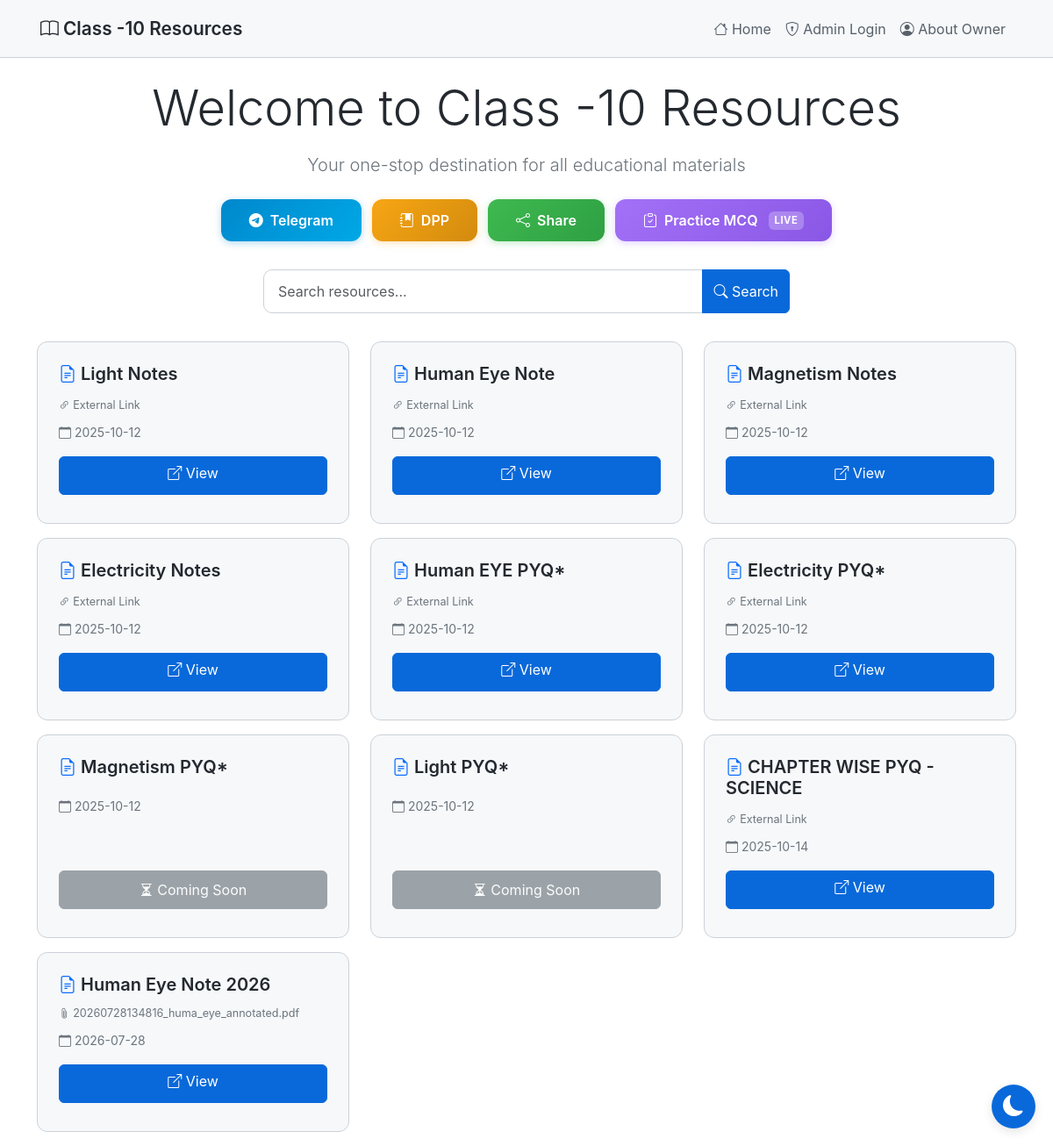
The page / on the database its author committed.
### tables this page shows
CREATE TABLE "resources"
                     (id INTEGER PRIMARY KEY AUTOINCREMENT,
                      name TEXT NOT NULL,
                      link TEXT,
                      filename TEXT,
                      created_at TIMESTAMP DEFAULT CURRENT_TIMESTAMP);

### app.py (the view)
@app.route('/')
def index():
    conn = sqlite3.connect('database.db')
    conn.row_factory = sqlite3.Row
    c = conn.cursor()
    search_query = request.args.get('search', '')
    if search_query:
        c.execute('SELECT * FROM resources WHERE name LIKE ? ORDER BY created_at ASC',
                  ('%' + search_query + '%',))
    else:
        c.execute('SELECT * FROM resources ORDER BY created_at ASC')
    resources = c.fetchall()
    c.execute('SELECT * FROM owner_info WHERE id = 1')
    owner_info = c.fetchone()
    c.execute('SELECT * FROM dpps ORDER BY created_at DESC')
    dpps = c.fetchall()
    conn.close()
    is_admin = 'admin' in session
    return render_template('index.html', resources=resources, is_admin=is_admin,
                          search_query=search_query, owner_info=owner_info, dpps=dpps)

### templates/index.html (shortened to what this page needs)
{% extends "base.html" %}
{% block content %}
<div class="text-center my-3">
    <h1 class="display-4 mb-3">Welcome to Class -10 Resources</h1>
    <p class="lead text-secondary">Your one-stop destination for all educational materials</p>
</div>
<div class="action-buttons">
    {% if owner_info %}
    <a href="{{ owner_info['telegram_link'] }}" target="_blank" class="action-btn btn-telegram">
        <i class="bi bi-telegram"></i> Telegram
    </a>
    {% endif %}
    <a href="{{ url_for('dpp_page') }}" class="action-btn btn-dpp">
        <i class="bi bi-journal-bookmark-fill"></i> DPP
    </a>
    <button onclick="shareWebsite()" class="action-btn btn-share">
        <i class="bi bi-share"></i> Share
    </button>
    <a href="{{ url_for('practice_mcq') }}" class="action-btn btn-mcq btn-mcq-highlight" title="Practice MCQs">
        <i class="bi bi-clipboard-check"></i> Practice MCQ
        <span class="coming-soon-badge">Live</span>
    </a>
</div>
<div class="search-container">
    <form method="GET" action="{{ url_for('index') }}">
        <div class="input-group">
            <input type="text" name="search" id="searchInput" class="form-control search-input"
                   placeholder="Search resources..." value="{{ search_query or '' }}"
                   autocomplete="off"
                   oninput="autoSearch()">
            <button class="btn btn-primary" type="submit" aria-label="Search">
                <i class="bi bi-search"></i><span class="d-none d-sm-inline"> Search</span>
            </button>
        </div>
    </form>
</div>
<div class="row mt-4">
    {% if resources %}
        {% for resource in resources %}
        <div class="col-12 col-sm-6 col-lg-4 mb-3">
            <div class="card h-100">
                <div class="card-body d-flex flex-column">
                    <h5 class="card-title">
                        <i class="bi bi-file-earmark-text text-primary"></i>
                        {{ resource['name'] }}
                    </h5>
                    <div class="card-text mb-2">
                        {% if resource['filename'] %}
                            <small class="text-secondary d-block text-truncate" title="{{ resource['filename'] }}">
                                <i class="bi bi-paperclip"></i> {{ resource['filename'] }}
                            </small>
                        {% elif resource['link'] %}
                            <small class="text-secondary">
                                <i class="bi bi-link-45deg"></i> External Link
                            </small>
                        {% endif %}
                    </div>
                    <div class="mb-3">
                        <small class="text-secondary">
                            <i class="bi bi-calendar"></i>
                            {{ resource['created_at'][:10] }}
                        </small>
                    </div>
                    <div class="mt-auto">
                        {% if resource['link'] or resource['filename'] %}
                            <a href="{{ url_for('view_resource', id=resource['id']) }}"
                               class="btn btn-primary w-100 mb-2" target="_blank">
                                <i class="bi bi-box-arrow-up-right"></i> View
                            </a>
                        {% else %}
                            <button class="btn btn-secondary w-100 mb-2" disabled>
                                <i class="bi bi-hourglass-split"></i> Coming Soon
                            </button>
                        {% endif %}
                    </div>
                </div>
            </div>
        </div>
        {% endfor %}
    {% endif %}
</div>
{% endblock %}

### templates/base.html (style rules this page uses)
:root { --bg-primary: #ffffff; --bg-secondary: #f6f8fa; --bg-tertiary: #ffffff; --text-primary: #24292f; --text-secondary: #57606a; --border-color: #cbd2d9; --accent-color: #0969da; --success-color: #1a7f37; --danger-color: #cf222e; --shadow-color: rgba(0, 0, 0, 0.1); }
body { background-color: var(--bg-primary); color: var(--text-primary); font-family: -apple-system, BlinkMacSystemFont, 'Segoe UI', 'Noto Sans', Helvetica, Arial, sans-serif; min-height: 100vh; transition: background-color 0.3s ease, color 0.3s ease; }
* { transition: background-color 0.3s ease, color 0.3s ease, border-color 0.3s ease; }
.btn-primary { background-color: var(--accent-color); border-color: var(--accent-color); transition: all 0.3s ease; min-height: 44px; }
.btn { min-height: 44px; }
.card { background-color: var(--bg-secondary); border: 1px solid var(--border-color); border-radius: 12px; transition: all 0.3s ease; overflow: hidden; }
.card-body { padding: 1.5rem; }
.card-title { color: var(--text-primary); font-weight: 600; margin-bottom: 0.75rem; }
.card-text { color: var(--text-secondary); font-size: 0.9rem; }
.form-control, .form-select { background-color: var(--bg-tertiary); border: 1px solid var(--border-color); color: var(--text-primary); }
.action-buttons { display: flex; flex-wrap: wrap; gap: 0.75rem; justify-content: center; margin: 1.5rem 0; padding: 0 1rem; }
.action-btn { padding: 0.75rem 2rem; font-size: 1rem; font-weight: 600; border-radius: 12px; text-decoration: none; display: inline-flex; align-items: center; justify-content: center; gap: 0.5rem; transition: all 0.3s ease; border: none; cursor: pointer; min-height: 44px; white-space: nowrap; }
.btn-telegram { background: linear-gradient(135deg, #0088cc, #00a8e6); color: white; }
.btn-share { background: linear-gradient(135deg, #3fb950, #2ea043); color: white; }
.btn-mcq { background: linear-gradient(135deg, #a371f7, #8957e5); color: white; }
.btn-mcq-highlight { position: relative; box-shadow: 0 0 0 rgba(163, 113, 247, 0.4); animation: mcqPulse 2.2s infinite; }
.btn-mcq-highlight::after { content: ""; position: absolute; inset: -3px; border-radius: 14px; border: 2px solid rgba(163, 113, 247, 0.5); opacity: 0; animation: mcqRing 2.2s infinite; }
.coming-soon-badge { background: rgba(255,255,255,0.25); border-radius: 6px; padding: 2px 7px; font-size: 0.7rem; font-weight: 700; letter-spacing: 0.05em; text-transform: uppercase; margin-left: 0.25rem; }
[data-theme="light"] .btn-telegram { box-shadow: 0 2px 8px rgba(0, 136, 204, 0.3); }
[data-theme="light"] .btn-share { box-shadow: 0 2px 8px rgba(63, 185, 80, 0.3); }
[data-theme="light"] .btn-mcq { box-shadow: 0 2px 8px rgba(163, 113, 247, 0.3); }
.search-container { max-width: 600px; margin: 2rem auto; }
.search-input { border-radius: 10px; padding: 0.75rem 1rem; }
.btn-dpp { background: linear-gradient(135deg, #f7a614, #d38b0e); color: white; }
[data-theme="light"] .btn-dpp { box-shadow: 0 2px 8px rgba(247, 166, 20, 0.3); }

### rows shown on the page
resources: name "Light Notes", shows "External Link", created_at "2025-10-12"
resources: name "Human Eye Note", shows "External Link", created_at "2025-10-12"
resources: name "Magnetism Notes", shows "External Link", created_at "2025-10-12"
resources: name "Electricity Notes", shows "External Link", created_at "2025-10-12"
resources: name "Human EYE PYQ*", shows "External Link", created_at "2025-10-12"
resources: name "Electricity PYQ*", shows "External Link", created_at "2025-10-12"
resources: name "Magnetism PYQ*", created_at "2025-10-12", link "Coming Soon"
resources: name "Light PYQ*", created_at "2025-10-12", link "Coming Soon"
resources: name "CHAPTER WISE PYQ - SCIENCE", shows "External Link", created_at "2025-10-14"
resources: name "Human Eye Note 2026", filename "20260728134816_huma_eye_annotated.pdf", created_at "2026-07-28"
